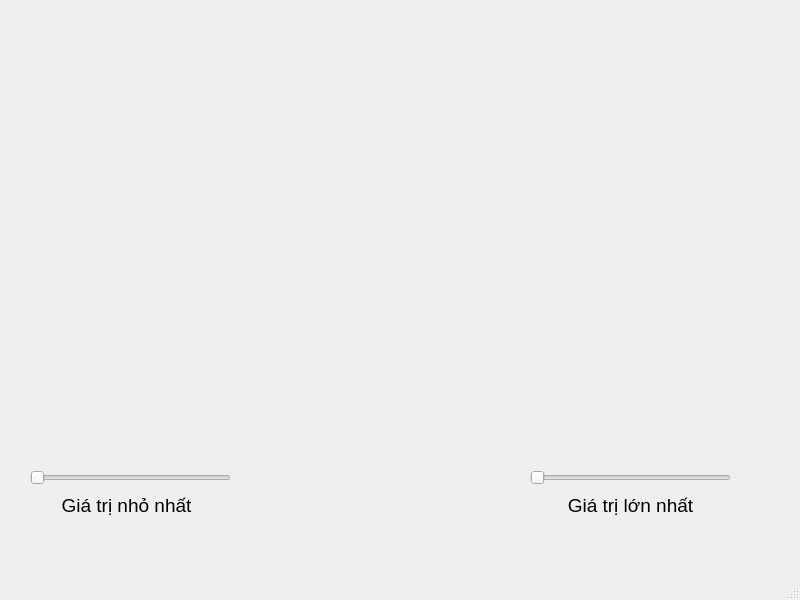
<?xml version="1.0" encoding="UTF-8"?>
<ui version="4.0">
 <class>MainWindow</class>
 <widget class="QMainWindow" name="MainWindow">
  <property name="geometry">
   <rect>
    <x>0</x>
    <y>0</y>
    <width>800</width>
    <height>600</height>
   </rect>
  </property>
  <property name="windowTitle">
   <string>Chương trình chính</string>
  </property>
  <widget class="QWidget" name="centralwidget">
   <widget class="QWidget" name="verticalLayoutWidget">
    <property name="geometry">
     <rect>
      <x>0</x>
      <y>0</y>
      <width>801</width>
      <height>431</height>
     </rect>
    </property>
    <layout class="QVBoxLayout" name="khung_hien_thi_anh"/>
   </widget>
   <widget class="QSlider" name="gia_tri_nho_nhat">
    <property name="geometry">
     <rect>
      <x>30</x>
      <y>470</y>
      <width>201</width>
      <height>16</height>
     </rect>
    </property>
    <property name="baseSize">
     <size>
      <width>3</width>
      <height>3</height>
     </size>
    </property>
    <property name="font">
     <font>
      <pointsize>16</pointsize>
     </font>
    </property>
    <property name="maximum">
     <number>255</number>
    </property>
    <property name="orientation">
     <enum>Qt::Horizontal</enum>
    </property>
   </widget>
   <widget class="QLabel" name="nhan_gia_tri_nho_nhat">
    <property name="geometry">
     <rect>
      <x>56</x>
      <y>490</y>
      <width>141</width>
      <height>31</height>
     </rect>
    </property>
    <property name="font">
     <font>
      <pointsize>14</pointsize>
     </font>
    </property>
    <property name="text">
     <string>Giá trị nhỏ nhất</string>
    </property>
    <property name="alignment">
     <set>Qt::AlignCenter</set>
    </property>
   </widget>
   <widget class="QLabel" name="nhan_gia_tri_lon_nhat">
    <property name="geometry">
     <rect>
      <x>560</x>
      <y>490</y>
      <width>141</width>
      <height>31</height>
     </rect>
    </property>
    <property name="font">
     <font>
      <pointsize>14</pointsize>
     </font>
    </property>
    <property name="text">
     <string>Giá trị lớn nhất</string>
    </property>
    <property name="alignment">
     <set>Qt::AlignCenter</set>
    </property>
   </widget>
   <widget class="QSlider" name="gia_tri_lon_nhat">
    <property name="geometry">
     <rect>
      <x>530</x>
      <y>470</y>
      <width>201</width>
      <height>16</height>
     </rect>
    </property>
    <property name="font">
     <font>
      <pointsize>16</pointsize>
     </font>
    </property>
    <property name="maximum">
     <number>255</number>
    </property>
    <property name="orientation">
     <enum>Qt::Horizontal</enum>
    </property>
   </widget>
   <widget class="QLabel" name="hien_thi_nho_nhat">
    <property name="geometry">
     <rect>
      <x>70</x>
      <y>440</y>
      <width>121</width>
      <height>31</height>
     </rect>
    </property>
    <property name="font">
     <font>
      <pointsize>20</pointsize>
     </font>
    </property>
    <property name="text">
     <string/>
    </property>
    <property name="alignment">
     <set>Qt::AlignCenter</set>
    </property>
   </widget>
   <widget class="QLabel" name="hien_thi_lon_nhat">
    <property name="geometry">
     <rect>
      <x>570</x>
      <y>440</y>
      <width>121</width>
      <height>31</height>
     </rect>
    </property>
    <property name="font">
     <font>
      <pointsize>20</pointsize>
     </font>
    </property>
    <property name="text">
     <string/>
    </property>
    <property name="alignment">
     <set>Qt::AlignCenter</set>
    </property>
   </widget>
  </widget>
  <widget class="QMenuBar" name="menubar">
   <property name="geometry">
    <rect>
     <x>0</x>
     <y>0</y>
     <width>800</width>
     <height>22</height>
    </rect>
   </property>
  </widget>
  <widget class="QStatusBar" name="statusbar"/>
 </widget>
 <resources/>
 <connections/>
</ui>
